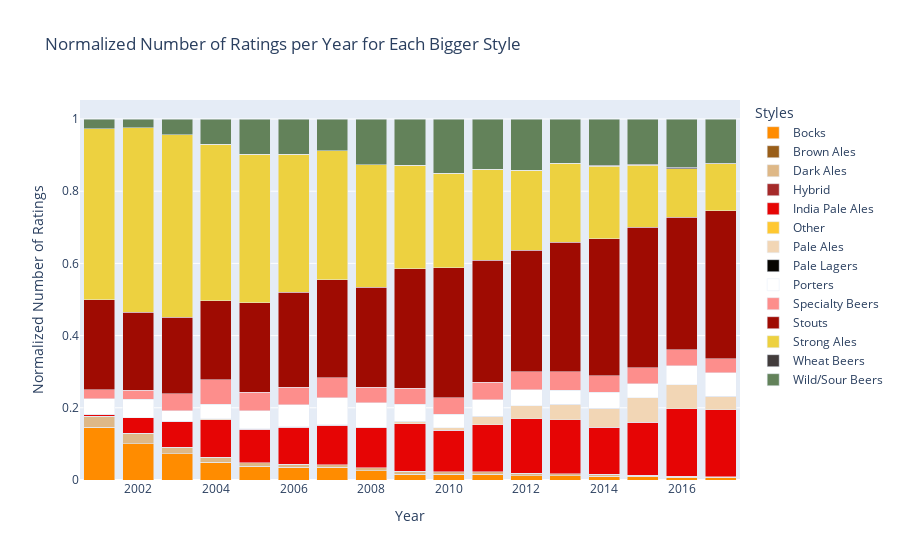

The cell this chart's notebook holds for it:
### Markdown cell above
#### For RateBeer

### Code cell
fig1 = plot_normalized_ratings_by_group(grouped_Bstyle_rb, 'bigger_style', 'Normalized Number of Ratings per Year for Each Bigger Style', total_ratings_per_year_rb)

fig1.update_layout(width=690,height=600,legend_title_text='Beer Style')

html_file_path = "plot/rb_normalized_ratings_690px.html"
pyo.plot(fig1, filename=html_file_path)

### Figure 1 — Plotly figure (JSON) as saved in the notebook; plotly's stock layout.template omitted (floating-point values rounded to 4 significant figures)
{"data": [{"alignmentgroup": "True", "hovertemplate": "bigger_style=Bocks<br>Year=%{x}<br>Normalized Number of Ratings=%{y}<extra></extra>", "legendgroup": "Bocks", "marker": {"color": "#FF8C00", "pattern": {"shape": ""}}, "name": "Bocks", "offsetgroup": "Bocks", "orientation": "v", "showlegend": true, "textposition": "auto", "type": "bar", "x": [2001, 2002, 2003, 2004, 2005, 2006, 2007, 2008, 2009, 2010, 2011, 2012, 2013, 2014, 2015, 2016, 2017], "xaxis": "x", "y": [0.1468, 0.1004, 0.07252, 0.04873, 0.03808, 0.03538, 0.03473, 0.02615, 0.01578, 0.01659, 0.01589, 0.01237, 0.0115, 0.01076, 0.009967, 0.008142, 0.007372], "yaxis": "y"}, {"alignmentgroup": "True", "hovertemplate": "bigger_style=Brown Ales<br>Year=%{x}<br>Normalized Number of Ratings=%{y}<extra></extra>", "legendgroup": "Brown Ales", "marker": {"color": "#995E19", "pattern": {"shape": ""}}, "name": "Brown Ales", "offsetgroup": "Brown Ales", "orientation": "v", "showlegend": true, "textposition": "auto", "type": "bar", "x": [2001, 2002, 2003, 2004, 2005, 2006, 2007, 2008, 2009, 2010, 2011, 2012, 2013, 2014, 2015, 2016, 2017], "xaxis": "x", "y": [0, 0, 0, 0, 0, 0, 0, 0, 0, 0, 0, 0, 0.0003034, 6.77e-05, 9.515e-05, 4.679e-05, 0.0001123], "yaxis": "y"}, {"alignmentgroup": "True", "hovertemplate": "bigger_style=Dark Ales<br>Year=%{x}<br>Normalized Number of Ratings=%{y}<extra></extra>", "legendgroup": "Dark Ales", "marker": {"color": "#DEB887", "pattern": {"shape": ""}}, "name": "Dark Ales", "offsetgroup": "Dark Ales", "orientation": "v", "showlegend": true, "textposition": "auto", "type": "bar", "x": [2001, 2002, 2003, 2004, 2005, 2006, 2007, 2008, 2009, 2010, 2011, 2012, 2013, 2014, 2015, 2016, 2017], "xaxis": "x", "y": [0.02935, 0.02844, 0.01819, 0.01425, 0.01031, 0.008246, 0.007885, 0.007599, 0.00824, 0.006598, 0.006563, 0.00657, 0.005181, 0.004694, 0.00295, 0.002199, 0.001385], "yaxis": "y"}, {"alignmentgroup": "True", "hovertemplate": "bigger_style=Hybrid<br>Year=%{x}<br>Normalized Number of Ratings=%{y}<extra></extra>", "legendgroup": "Hybrid", "marker": {"color": "#A52A2A", "pattern": {"shape": ""}}, "name": "Hybrid", "offsetgroup": "Hybrid", "orientation": "v", "showlegend": true, "textposition": "auto", "type": "bar", "x": [2001, 2002, 2003, 2004, 2005, 2006, 2007, 2008, 2009, 2010, 2011, 2012, 2013, 2014, 2015, 2016, 2017], "xaxis": "x", "y": [0, 0, 0, 0, 0, 0, 0, 0, 0, 0, 0, 0, 0, 0, 0, 0, 0], "yaxis": "y"}, {"alignmentgroup": "True", "hovertemplate": "bigger_style=India Pale Ales<br>Year=%{x}<br>Normalized Number of Ratings=%{y}<extra></extra>", "legendgroup": "India Pale Ales", "marker": {"color": "#E60505", "pattern": {"shape": ""}}, "name": "India Pale Ales", "offsetgroup": "India Pale Ales", "orientation": "v", "showlegend": true, "textposition": "auto", "type": "bar", "x": [2001, 2002, 2003, 2004, 2005, 2006, 2007, 2008, 2009, 2010, 2011, 2012, 2013, 2014, 2015, 2016, 2017], "xaxis": "x", "y": [0.005871, 0.04356, 0.07252, 0.1046, 0.09232, 0.1026, 0.1093, 0.1107, 0.1316, 0.115, 0.1303, 0.1514, 0.1504, 0.1309, 0.1464, 0.1875, 0.1852], "yaxis": "y"}, {"alignmentgroup": "True", "hovertemplate": "bigger_style=Other<br>Year=%{x}<br>Normalized Number of Ratings=%{y}<extra></extra>", "legendgroup": "Other", "marker": {"color": "#FFC831", "pattern": {"shape": ""}}, "name": "Other", "offsetgroup": "Other", "orientation": "v", "showlegend": true, "textposition": "auto", "type": "bar", "x": [2001, 2002, 2003, 2004, 2005, 2006, 2007, 2008, 2009, 2010, 2011, 2012, 2013, 2014, 2015, 2016, 2017], "xaxis": "x", "y": [0, 0, 0, 0, 0, 0, 0, 0, 0, 0, 0, 0, 0, 0, 0, 0, 0], "yaxis": "y"}, {"alignmentgroup": "True", "hovertemplate": "bigger_style=Pale Ales<br>Year=%{x}<br>Normalized Number of Ratings=%{y}<extra></extra>", "legendgroup": "Pale Ales", "marker": {"color": "#F2D6B5", "pattern": {"shape": ""}}, "name": "Pale Ales", "offsetgroup": "Pale Ales", "orientation": "v", "showlegend": true, "textposition": "auto", "type": "bar", "x": [2001, 2002, 2003, 2004, 2005, 2006, 2007, 2008, 2009, 2010, 2011, 2012, 2013, 2014, 2015, 2016, 2017], "xaxis": "x", "y": [0, 0, 0.0002273, 0.002163, 0.0009455, 0.0007048, 0.001596, 0.001956, 0.007232, 0.007132, 0.02399, 0.03503, 0.04208, 0.05202, 0.06865, 0.06602, 0.03735], "yaxis": "y"}, {"alignmentgroup": "True", "hovertemplate": "bigger_style=Pale Lagers<br>Year=%{x}<br>Normalized Number of Ratings=%{y}<extra></extra>", "legendgroup": "Pale Lagers", "marker": {"color": "#060401", "pattern": {"shape": ""}}, "name": "Pale Lagers", "offsetgroup": "Pale Lagers", "orientation": "v", "showlegend": true, "textposition": "auto", "type": "bar", "x": [2001, 2002, 2003, 2004, 2005, 2006, 2007, 2008, 2009, 2010, 2011, 2012, 2013, 2014, 2015, 2016, 2017], "xaxis": "x", "y": [0, 0, 0, 0, 0, 0, 0, 0, 0, 0, 0, 0, 0, 0, 0, 0, 0], "yaxis": "y"}, {"alignmentgroup": "True", "hovertemplate": "bigger_style=Porters<br>Year=%{x}<br>Normalized Number of Ratings=%{y}<extra></extra>", "legendgroup": "Porters", "marker": {"color": "#FFFFFF", "pattern": {"shape": ""}}, "name": "Porters", "offsetgroup": "Porters", "orientation": "v", "showlegend": true, "textposition": "auto", "type": "bar", "x": [2001, 2002, 2003, 2004, 2005, 2006, 2007, 2008, 2009, 2010, 2011, 2012, 2013, 2014, 2015, 2016, 2017], "xaxis": "x", "y": [0.04305, 0.05076, 0.02887, 0.04072, 0.05054, 0.06209, 0.07505, 0.06693, 0.04739, 0.03722, 0.04526, 0.04483, 0.03857, 0.04418, 0.03825, 0.05191, 0.06609], "yaxis": "y"}, {"alignmentgroup": "True", "hovertemplate": "bigger_style=Specialty Beers<br>Year=%{x}<br>Normalized Number of Ratings=%{y}<extra></extra>", "legendgroup": "Specialty Beers", "marker": {"color": "#FD8E8C", "pattern": {"shape": ""}}, "name": "Specialty Beers", "offsetgroup": "Specialty Beers", "orientation": "v", "showlegend": true, "textposition": "auto", "type": "bar", "x": [2001, 2002, 2003, 2004, 2005, 2006, 2007, 2008, 2009, 2010, 2011, 2012, 2013, 2014, 2015, 2016, 2017], "xaxis": "x", "y": [0.02544, 0.02484, 0.04683, 0.06744, 0.05097, 0.0475, 0.05444, 0.04319, 0.04447, 0.04493, 0.04827, 0.05021, 0.05202, 0.04556, 0.04493, 0.04543, 0.03858], "yaxis": "y"}, {"alignmentgroup": "True", "hovertemplate": "bigger_style=Stouts<br>Year=%{x}<br>Normalized Number of Ratings=%{y}<extra></extra>", "legendgroup": "Stouts", "marker": {"color": "#9F0B02", "pattern": {"shape": ""}}, "name": "Stouts", "offsetgroup": "Stouts", "orientation": "v", "showlegend": true, "textposition": "auto", "type": "bar", "x": [2001, 2002, 2003, 2004, 2005, 2006, 2007, 2008, 2009, 2010, 2011, 2012, 2013, 2014, 2015, 2016, 2017], "xaxis": "x", "y": [0.2485, 0.2171, 0.2114, 0.218, 0.2476, 0.2635, 0.2711, 0.2781, 0.3308, 0.3611, 0.3378, 0.3361, 0.3586, 0.3797, 0.3889, 0.3664, 0.4099], "yaxis": "y"}, {"alignmentgroup": "True", "hovertemplate": "bigger_style=Strong Ales<br>Year=%{x}<br>Normalized Number of Ratings=%{y}<extra></extra>", "legendgroup": "Strong Ales", "marker": {"color": "#EDD140", "pattern": {"shape": ""}}, "name": "Strong Ales", "offsetgroup": "Strong Ales", "orientation": "v", "showlegend": true, "textposition": "auto", "type": "bar", "x": [2001, 2002, 2003, 2004, 2005, 2006, 2007, 2008, 2009, 2010, 2011, 2012, 2013, 2014, 2015, 2016, 2017], "xaxis": "x", "y": [0.4736, 0.5101, 0.5053, 0.4336, 0.4117, 0.3822, 0.3573, 0.3388, 0.2863, 0.2605, 0.253, 0.2222, 0.2191, 0.2007, 0.1718, 0.134, 0.1298], "yaxis": "y"}, {"alignmentgroup": "True", "hovertemplate": "bigger_style=Wheat Beers<br>Year=%{x}<br>Normalized Number of Ratings=%{y}<extra></extra>", "legendgroup": "Wheat Beers", "marker": {"color": "#423C3C", "pattern": {"shape": ""}}, "name": "Wheat Beers", "offsetgroup": "Wheat Beers", "orientation": "v", "showlegend": true, "textposition": "auto", "type": "bar", "x": [2001, 2002, 2003, 2004, 2005, 2006, 2007, 2008, 2009, 2010, 2011, 2012, 2013, 2014, 2015, 2016, 2017], "xaxis": "x", "y": [0, 0, 0, 0, 0, 0, 0, 0, 0, 0, 0, 0, 0, 0.002753, 0.003021, 0.004562, 0.00232], "yaxis": "y"}, {"alignmentgroup": "True", "hovertemplate": "bigger_style=Wild/Sour Beers<br>Year=%{x}<br>Normalized Number of Ratings=%{y}<extra></extra>", "legendgroup": "Wild/Sour Beers", "marker": {"color": "#63825A", "pattern": {"shape": ""}}, "name": "Wild/Sour Beers", "offsetgroup": "Wild/Sour Beers", "orientation": "v", "showlegend": true, "textposition": "auto", "type": "bar", "x": [2001, 2002, 2003, 2004, 2005, 2006, 2007, 2008, 2009, 2010, 2011, 2012, 2013, 2014, 2015, 2016, 2017], "xaxis": "x", "y": [0.0274, 0.02484, 0.0441, 0.07049, 0.09756, 0.09776, 0.08856, 0.1266, 0.1283, 0.1509, 0.139, 0.1413, 0.1222, 0.1287, 0.125, 0.1338, 0.1219], "yaxis": "y"}], "layout": {"barmode": "stack", "legend": {"title": {"text": "Styles"}, "tracegroupgap": 0}, "title": {"text": "Normalized Number of Ratings per Year for Each Bigger Style"}, "xaxis": {"anchor": "y", "domain": [0, 1], "title": {"text": "Year"}}, "yaxis": {"anchor": "x", "domain": [0, 1], "title": {"text": "Normalized Number of Ratings"}}}}
